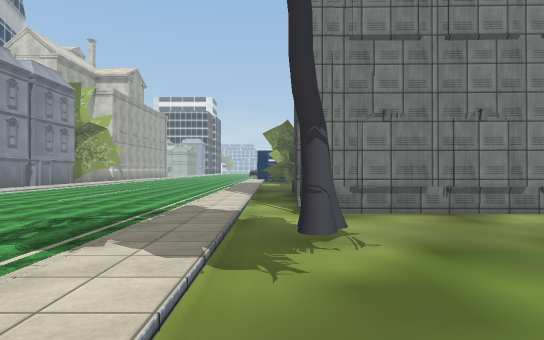
View 1 (above)

24 first-person views from a walk through a Unity game level. The camera is 1.5 m above the floor, looks level and sees 75° across. The floor is counted in squares, 2 m on a side. Each view is taken from the middle of a square. On the plan, view 1 faces up. The plan holds only what a view shows up to about 11 squares ahead; the rest is blank. The place goes on beyond the plan. The player is left out. Some surface patterns are stand-ins.

View 2
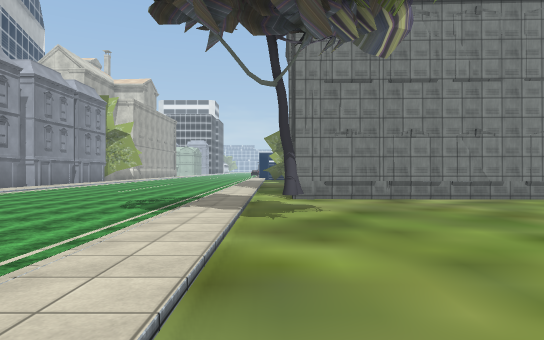

View 3
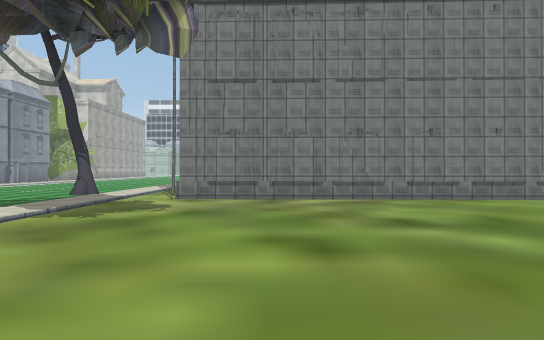

View 4
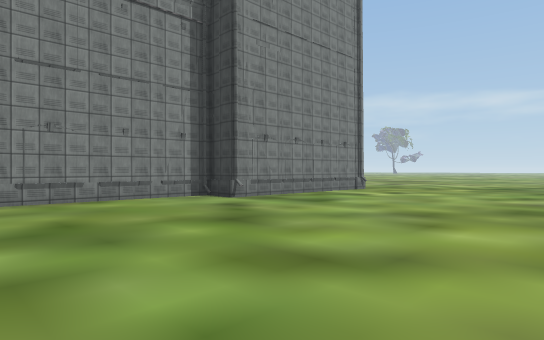

View 5
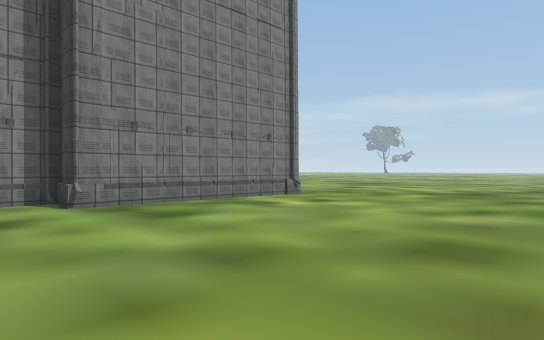

View 6
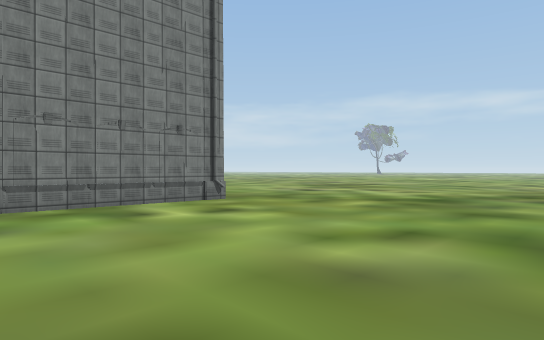

View 7
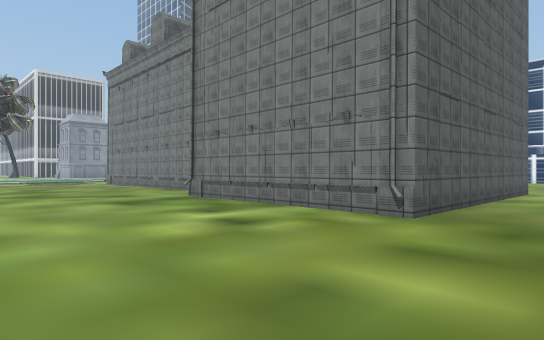

View 8
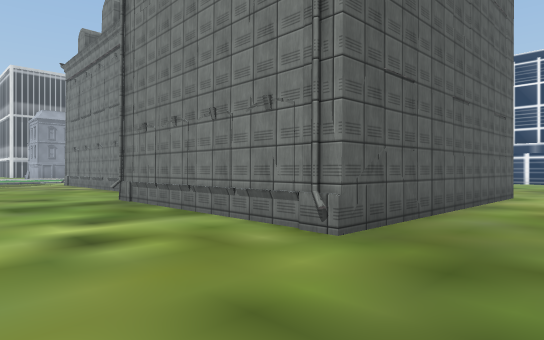

View 9
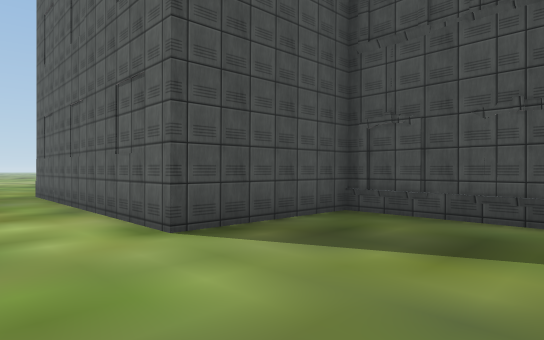

View 10
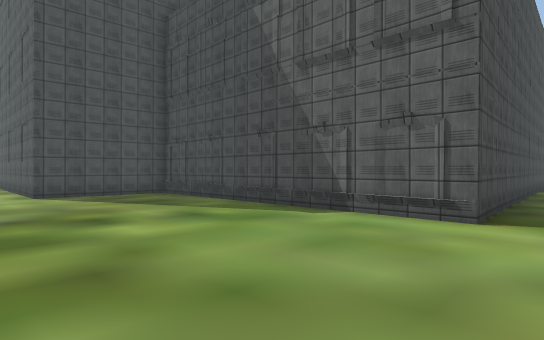

View 11
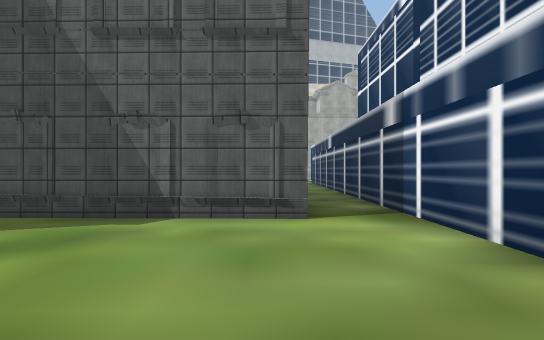

View 12
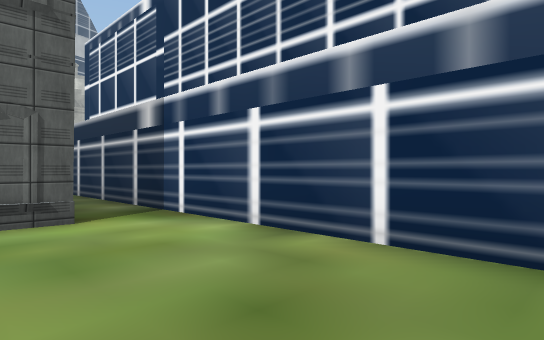

View 13
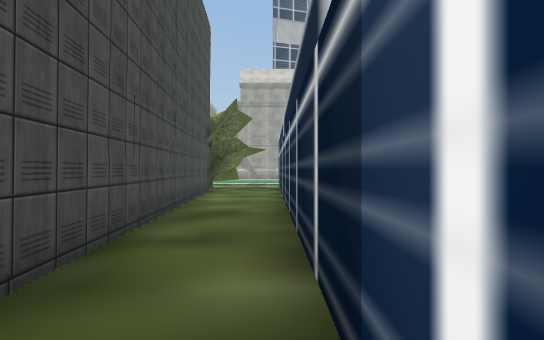

View 14
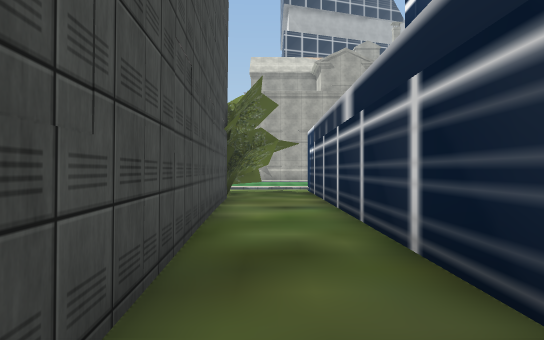

View 15
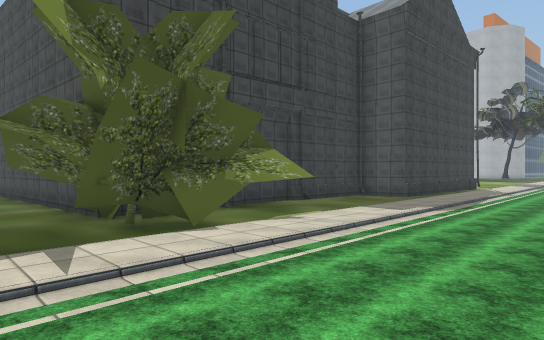

View 16
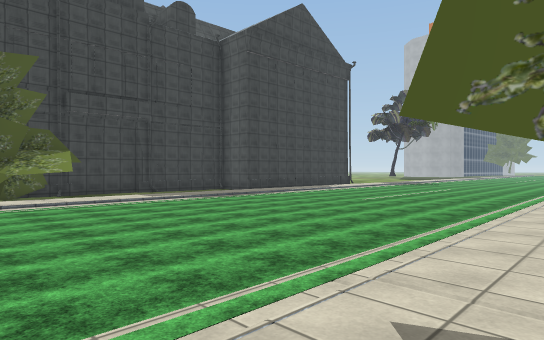

View 17
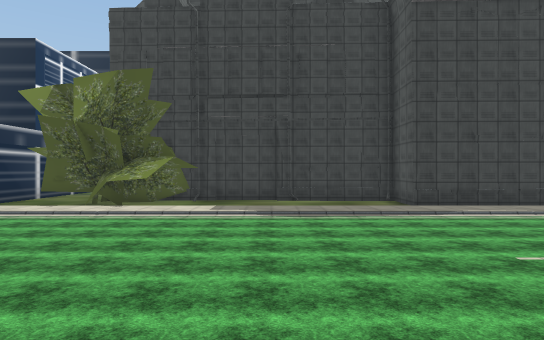

View 18
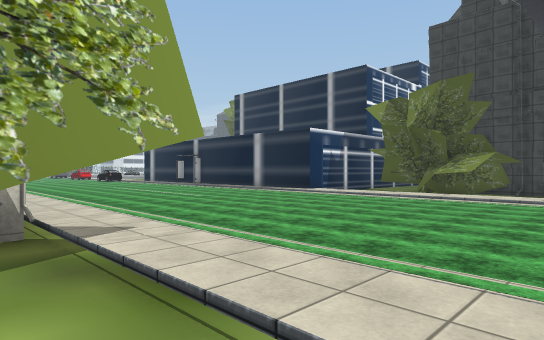

View 19
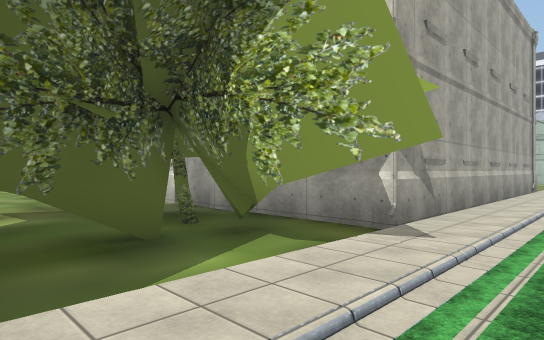

View 20
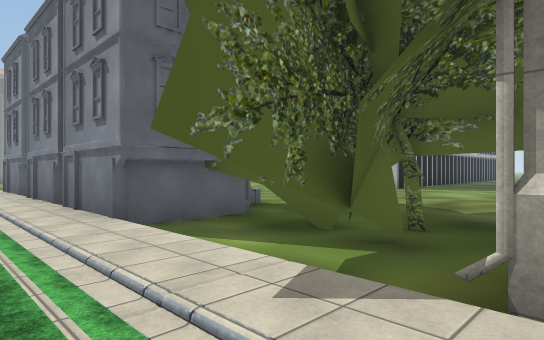

View 21
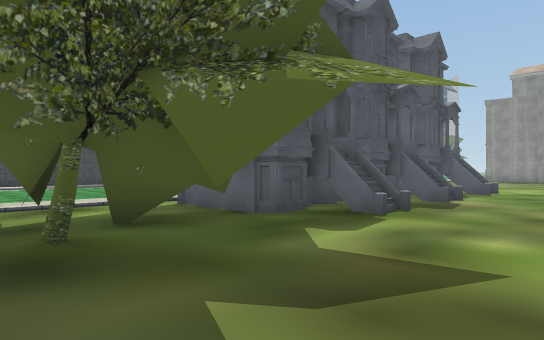

View 22
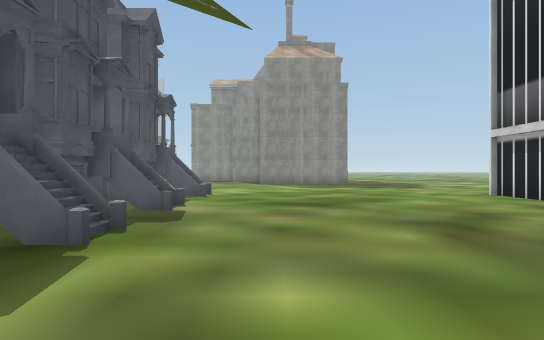

View 23
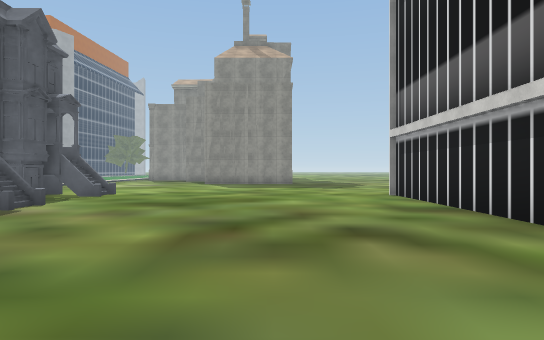

View 24
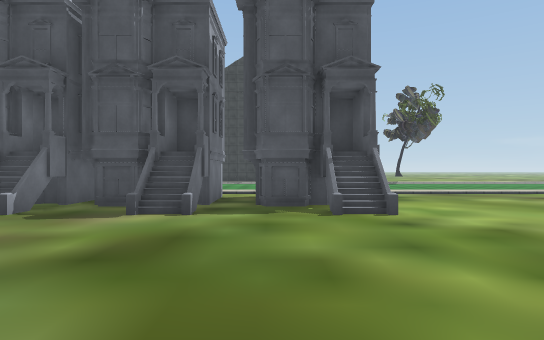

### Floor plan
Key: @ floor where view 1 was taken; # wall or solid block; . main floor; : floor 0.25 m higher than the main floor; + floor 0.75 m higher than the main floor; / step, stairs or slope; T tree; H thing the floor can be seen under or through; U house.
Columns run from 22 left of view 1 to 20 right of it. Each row starts with its distance up from view 1.
 24             #//:::::   ####################
 23             #//::::::: ....................
 22             #//:::::::.....................
 21        ######//:::::::.TT#.##########......
 20       .......//:::::::TTT#          #......
 19      .....HHHH/:::::::..T#          #......
 18     ....#.HH.//:::::::...#          #.....
 17     .......H.//:::::::...#          #.....
 16   .........U.U/:::::::...#          #......
 15  ..........UUU/:::::::...#          #.....
 14  ........UUUUU/:::::::...#          #......
 13 #........... U/:::::::...#          #......
 12 #..........U U/:::::::.###          ####...
 11 #........UUUUU/:::::::.#               #..
 10 #............//:::::::.#               #..
  9 #..........U U :::::::.#               #..
  8 #........UUU U/:::::::.#               #..
  7  ........+UU U/:::::::.#               #..
  6       .......  :::::::.###########     #..
  5         .....// ::::::...........#######...
  4          ....//  :::::.....................
  3            ..//  :::::.....................
  2             .//   ::::T....................
  1              //    :::.....................
  0                    :::@....................
 -1                     ::.....................
 -2                      :.     ...............
 -3                       .  . . ... ......

Where each view was taken, in squares from view 1:
view 1: 0 up, 0 right, facing up
view 2: 3 down, 0 right, facing up
view 3: 3 down, 3 right, facing up
view 4: 3 down, 5 right, facing up-right
view 5: 3 down, 9 right, facing up-right
view 6: 3 down, 12 right, facing up-right
view 7: 1 down, 20 right, facing up-left
view 8: 1 up, 20 right, facing up-left
view 9: 16 up, 20 right, facing down-left
view 10: 23 up, 20 right, facing down-left
view 11: 21 up, 20 right, facing left
view 12: 20 up, 20 right, facing up-left
view 13: 23 up, 15 right, facing left
view 14: 22 up, 12 right, facing left
view 15: 23 up, 4 left, facing down-right
view 16: 21 up, 9 left, facing down-right
view 17: 16 up, 8 left, facing right
view 18: 16 up, 10 left, facing up-right
view 19: 16 up, 7 left, facing up-left
view 20: 21 up, 7 left, facing down-left
view 21: 20 up, 16 left, facing down-right
view 22: 18 up, 15 left, facing down
view 23: 18 up, 18 left, facing down
view 24: 9 up, 19 left, facing right
